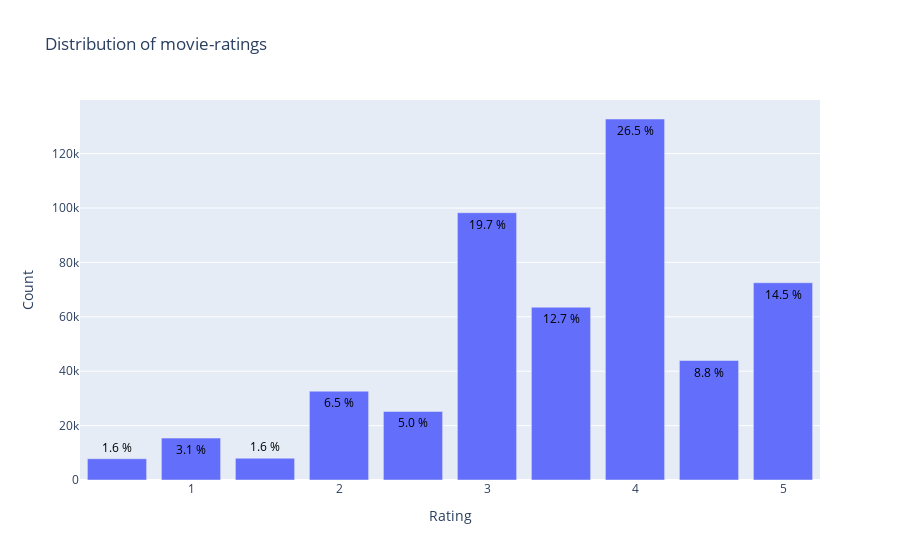
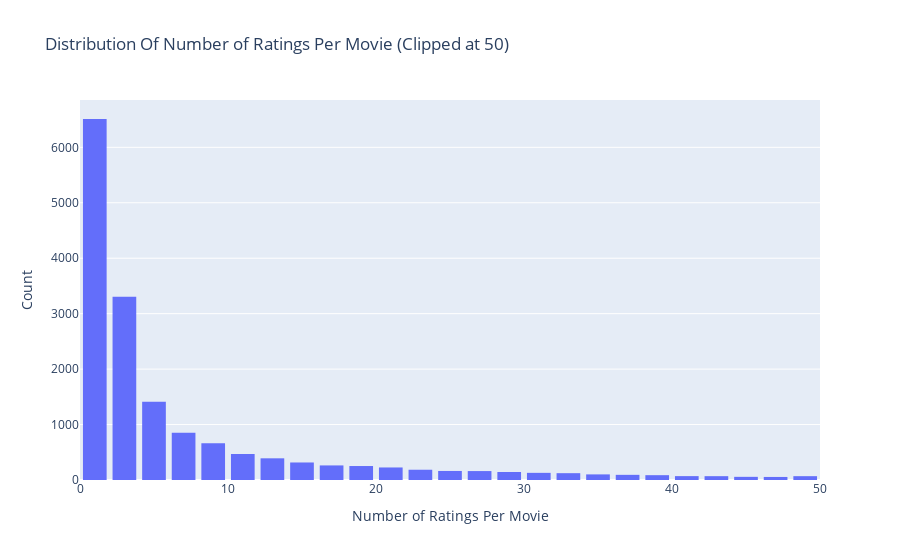
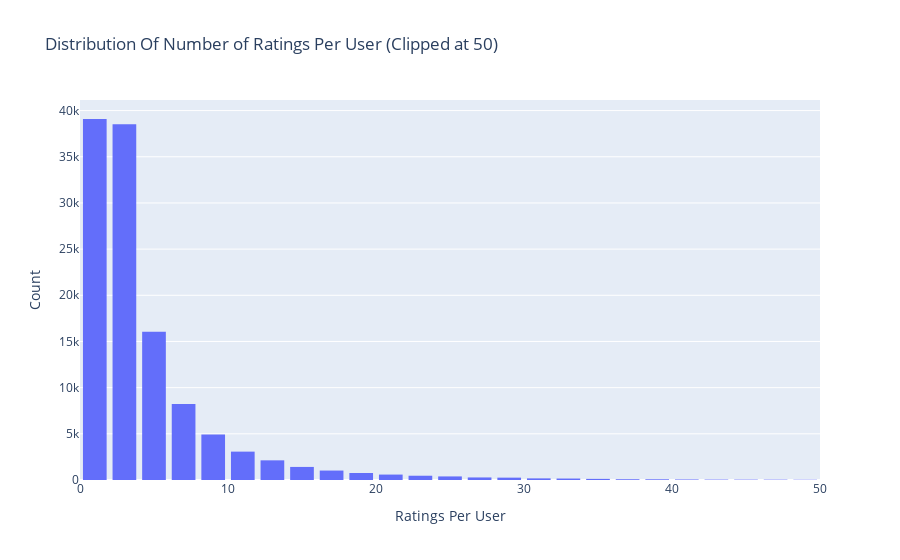

Notebook cell for these charts, in order:
### Markdown cell above
1. The majority of movies are rated 3 and higher
    2. With 4 being the most frequent rating

    3. Few movies have more than 10 ratings 
    4. With the bulk of them having only 2 or less ratings

    5. The 10 most rated movies have more than 20 000 ratings
    6. With the most rated movie having 32 831

    7. 9.95% of users rated less than 10 movies
    8. while 47.63% of users rated 30 or more movies

### Code cell
def charts(df):
    
     '''
    Plots multiple charts to visualise the data for better understanding.

            Parameters:
                    a (DataFrame): A Pandas DataFrame

    '''
        
    data = df['rating'].value_counts().sort_index(ascending=False)
    trace = go.Bar(x = data.index,
                   text = ['{:.1f} %'.format(val) for val in (data.values / df.shape[0] * 100)],
                   textposition = 'auto',
                   textfont = dict(color = '#000000'),
                   y = data.values,
                   )
    # Create layout
    layout = dict(title = 'Distribution of movie-ratings',
                  xaxis = dict(title = 'Rating'),
                  yaxis = dict(title = 'Count'))
    # Create plot
    fig = go.Figure(data=[trace], layout=layout)
    iplot(fig)
    print("Observations:")
    print("    1. 82% of movies are rated 3 and higher.")
    print("    2. Most movies are rated 4.")
    print("\n")
    print("\n")
    print("\n")
    print("\n")
    
    
    data = df.groupby('movieId')['rating'].count().clip(upper=50)

    # Create trace
    trace = go.Histogram(x = data.values,
                         name = 'Ratings',
                         xbins = dict(start = 0,
                                      end = 50,
                                      size = 2))
    # Create layout
    layout = go.Layout(title = 'Distribution Of Number of Ratings Per Movie (Clipped at 50)',
                       xaxis = dict(title = 'Number of Ratings Per Movie'),
                       yaxis = dict(title = 'Count'),
                       bargap = 0.2)

    # Create plot
    fig = go.Figure(data=[trace], layout=layout)
    iplot(fig)
    dff = df.groupby('movieId')['rating'].count().clip(upper=50) <= 2
    
    print("Observations:")
    print("    1. Most movies have less than 10 ratings. ")
    print("    2." + str(len(dff)) + " out of " + str(len(df)) + " have 2 or less ratings")
    print("\n")
    print("\n")
    print("\n")
    print("\n")
    
    print("The top 10 most rated movies")
    print("\n")
    print(df.groupby('movieId')['rating'].count().reset_index().sort_values('rating', ascending=False)[:10])
    print("\n")
    
    
    print("Observations:")
    print("    1. The 10 most rated movies has 20 000 ratings or more.")
    print("    2. The most rated movie has 32 831 ratings.")
    print("\n")
    print("\n")
    print("\n")
    print("\n")
    
    data = df.groupby('userId')['rating'].count().clip(upper=50)

    # Create trace
    trace = go.Histogram(x = data.values,
                         name = 'Ratings',
                         xbins = dict(start = 0,
                                      end = 50,
                                      size = 2))
    # Create layout
    layout = go.Layout(title = 'Distribution Of Number of Ratings Per User (Clipped at 50)',
                       xaxis = dict(title = 'Ratings Per User'),
                       yaxis = dict(title = 'Count'),
                       bargap = 0.2)

    # Create plot
    fig = go.Figure(data=[trace], layout=layout)
    iplot(fig)
    
    dff =  df.groupby('userId')['rating'].count()
    less_than_10 =  len(dff[dff < 10])
    percentage = round(less_than_10/len(dff) * 100, 2)
    
    dff2 =  df.groupby('userId')['rating'].count() 
    greater_than_30 =  len(dff2[dff2 > 30]) 
    percentage2 = round(greater_than_30/len(dff2) * 100, 2)
    
    print("Observations:")
    print("    1. " + str(percentage) + "% of the users rated less than 10 movies.")
    print("    2. "+ str(percentage2) + "% of the users rated 30 or more movies.")

charts(df)

### Figure 1 — Plotly figure (JSON) as saved in the notebook; plotly's stock layout.template omitted (floating-point values rounded to 4 significant figures)
{"data": [{"text": ["14.5 %", "8.8 %", "26.5 %", "12.7 %", "19.7 %", "5.0 %", "6.5 %", "1.6 %", "3.1 %", "1.6 %"], "textfont": {"color": "#000000"}, "textposition": "auto", "type": "bar", "x": [5, 4.5, 4, 3.5, 3, 2.5, 2, 1.5, 1, 0.5], "y": [72513, 43928, 132711, 63508, 98255, 25207, 32652, 8008, 15411, 7809]}], "layout": {"title": {"text": "Distribution of movie-ratings"}, "xaxis": {"title": {"text": "Rating"}}, "yaxis": {"title": {"text": "Count"}}}}

### Figure 2 — Plotly figure (JSON) as saved in the notebook; plotly's stock layout.template omitted (floating-point values rounded to 4 significant figures; data arrays with more than 128 entries replaced by an {"elided": "..."} marker saying what was removed)
{"data": [{"name": "Ratings", "type": "histogram", "x": {"elided": "18301 int values"}, "xbins": {"end": 50, "size": 2, "start": 0}}], "layout": {"bargap": 0.2, "title": {"text": "Distribution Of Number of Ratings Per Movie (Clipped at 50)"}, "xaxis": {"title": {"text": "Number of Ratings Per Movie"}}, "yaxis": {"title": {"text": "Count"}}}}

### Figure 3 — Plotly figure (JSON) as saved in the notebook; plotly's stock layout.template omitted (floating-point values rounded to 4 significant figures; data arrays with more than 128 entries replaced by an {"elided": "..."} marker saying what was removed)
{"data": [{"name": "Ratings", "type": "histogram", "x": {"elided": "118261 int values"}, "xbins": {"end": 50, "size": 2, "start": 0}}], "layout": {"bargap": 0.2, "title": {"text": "Distribution Of Number of Ratings Per User (Clipped at 50)"}, "xaxis": {"title": {"text": "Ratings Per User"}}, "yaxis": {"title": {"text": "Count"}}}}
